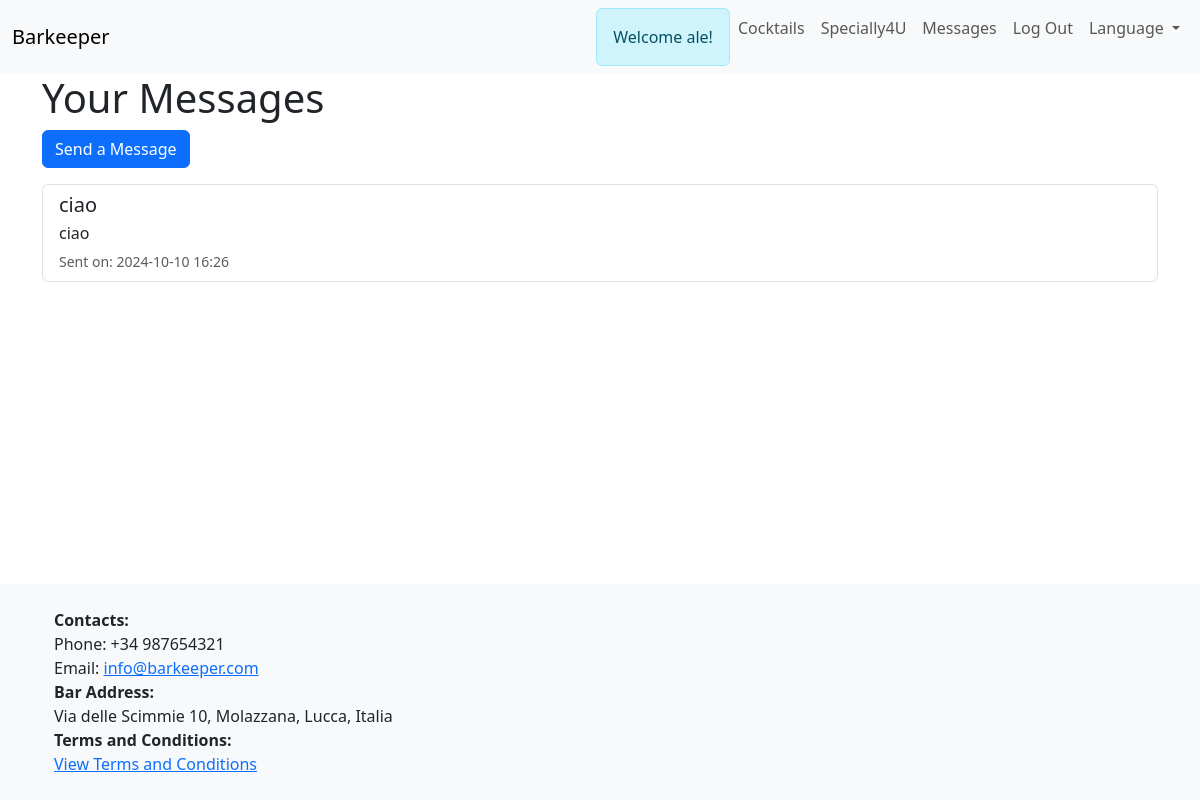
/message (signed in), run on an earlier commit of the app's database.
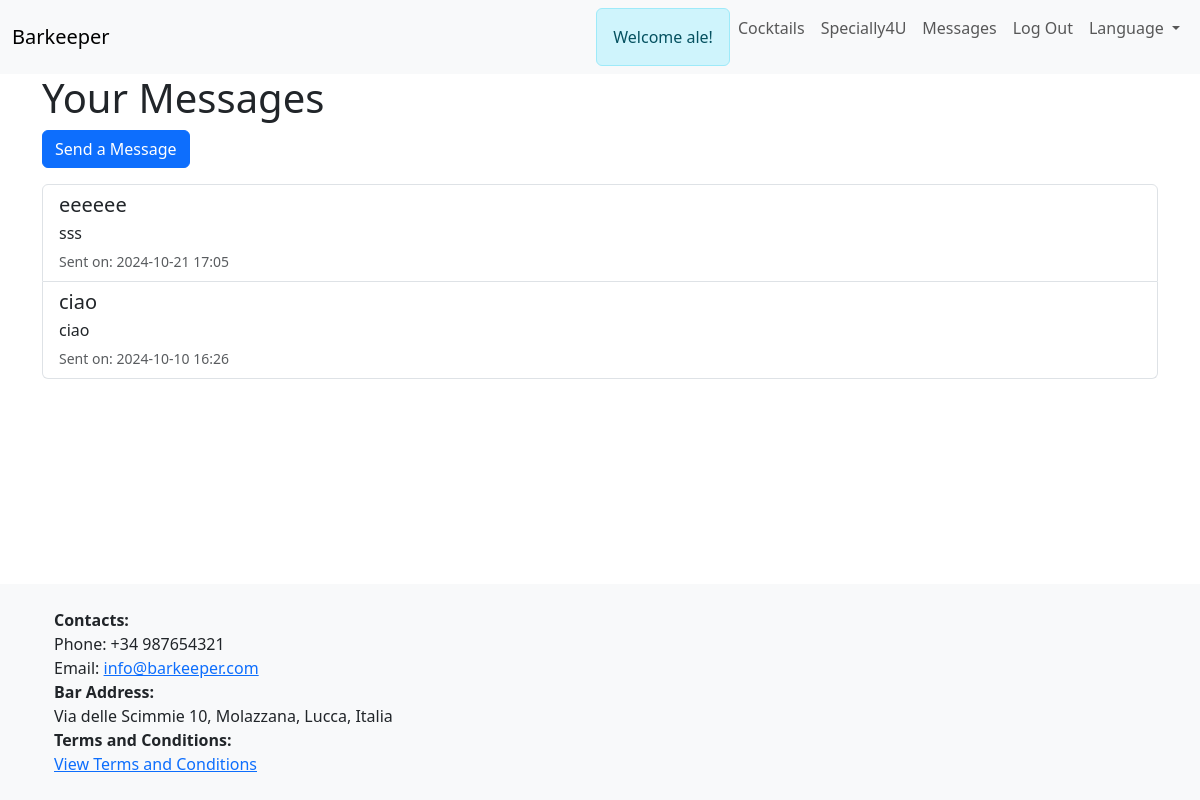
And on a later commit of the database.
### app/models.py (models this page shows, shortened)
class UserMessage(db.Model):
    id = db.Column(db.Integer, primary_key=True)
    sender_id = db.Column(db.Integer, db.ForeignKey('user.id'))
    recipient_id = db.Column(db.Integer, db.ForeignKey('user.id'))
    body = db.Column(db.String(140))
    subject = db.Column(db.String(120), nullable=False)
    timestamp = db.Column(db.DateTime, index=True, default=datetime.utcnow)

### app/routes.py (the view)
@app.route('/message', methods=['GET'])
def message():
    messages = UserMessage.query.filter(
        (UserMessage.sender_id == current_user.id) |
        (UserMessage.recipient_id == current_user.id)
    ).order_by(UserMessage.timestamp.desc()).all()
    return render_template('message.html', messages=messages, title=_('Your Messages'))

### app/__init__.py (called while the page is built)
def get_locale():
    return session.get('lang', request.accept_languages.best_match(app.config['LANGUAGES']))

@app.context_processor
def inject_locale():
    return dict(get_locale=get_locale)

### app/models.py (called while the page is built)
@login.user_loader
def load_user(id):
    return User.query.get(int(id))

### app/templates/message.html
{% extends 'base.html' %}
{% block content %}
    <h1>{{ title }}</h1>
    <a href="{{ url_for('send_message') }}" class="btn btn-primary">{{ _('Send a Message') }}</a>
    {% if messages %}
        <div class="list-group mt-3">
            {% for message in messages %}
                <div class="list-group-item">
                    <h5 class="mb-1">{{ message.subject }}</h5>
                    <p class="mb-1">{{ message.body }}</p>
                    <small class="text-muted">{{ _('Sent on:') }} {{ message.timestamp.strftime('%Y-%m-%d %H:%M') }}</small>
                </div>
            {% endfor %}
        </div>
    {% else %}
        <p class="mt-3">{{ _('No messages to display.') }}</p>
    {% endif %}
{% endblock %}

What changed in the data, as far as the page shows it:
added UserMessage: subject "eeeeee", body "sss", timestamp "2024-10-21 17:05"
